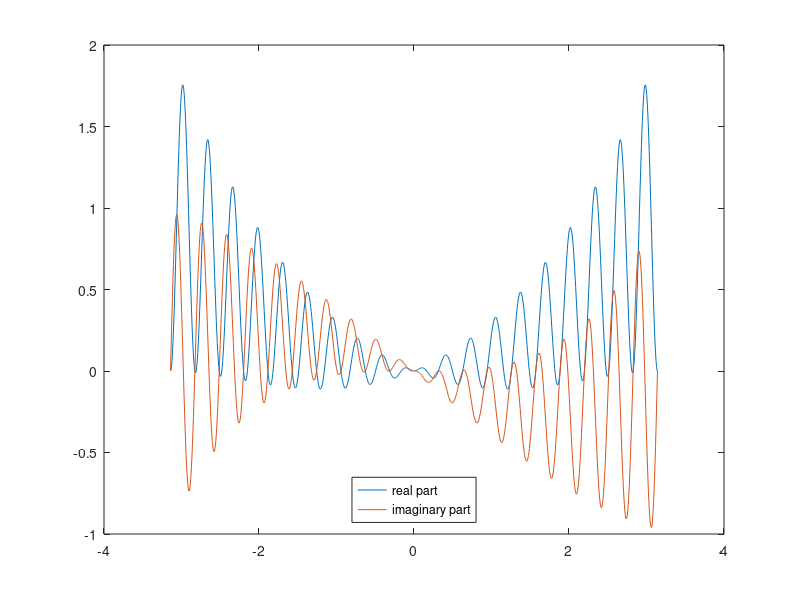

Here is the MATLAB script that generated this plot:
x = -500:500;
x = x .* pi ./ 500;

y = ((exp(1i .* 0.1 .* x) - exp(-1i .* 0.1 .* x)) / 1i .* x) .* ((1 - exp(-1i * 20 * x)) ./ (1 - exp(-1i .* x)));

y_r = real(y);
y_im = imag(y);

plot(x, y_r, x, y_im);
legend({'real part','imaginary part'},'Location','south')
